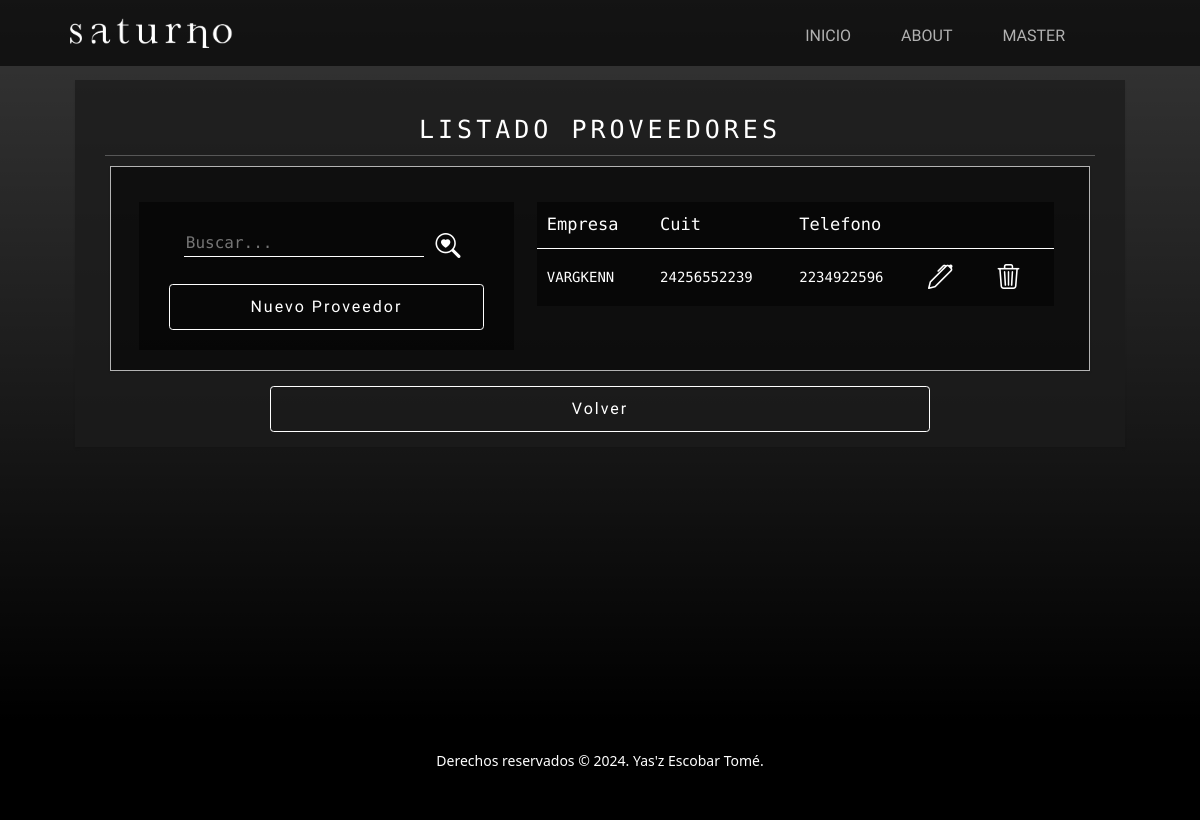
The page /cuentas/proveedores (signed in) on the database as committed earlier.
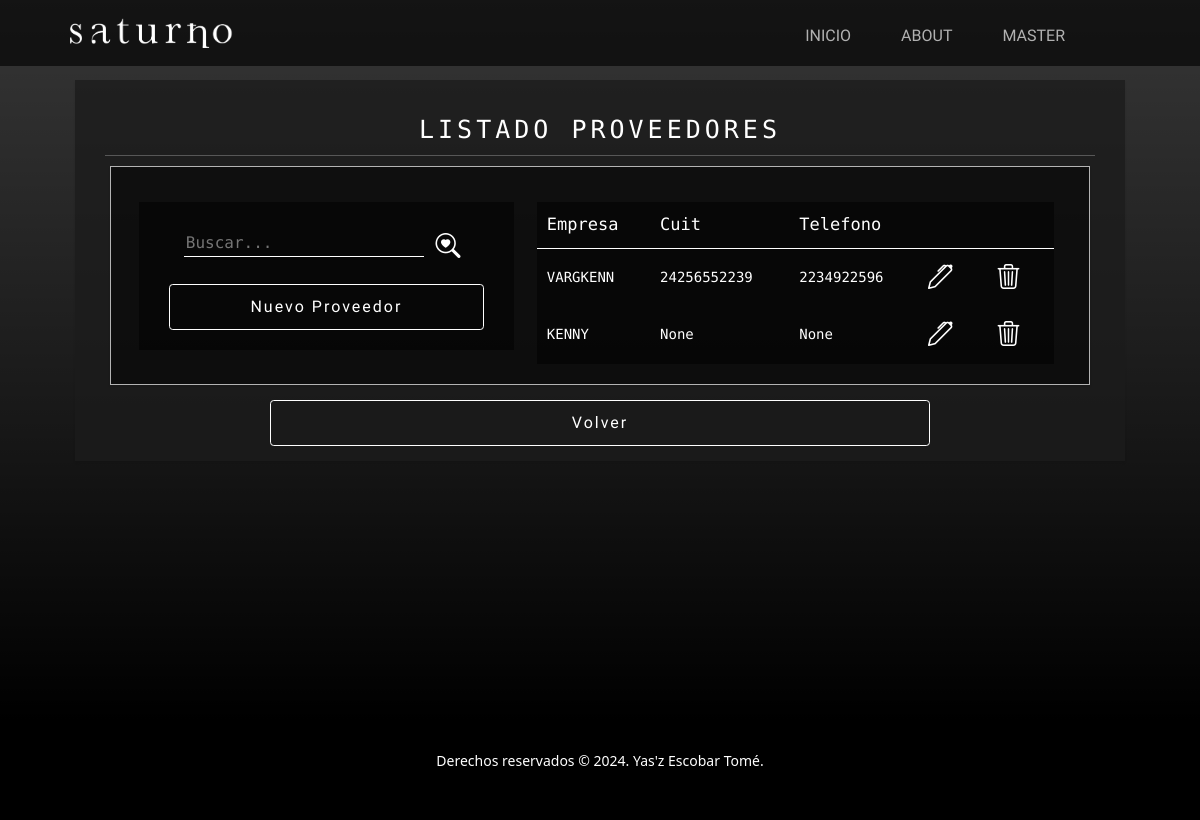
The same page on the database as committed later.
### accounts/models.py (models this page shows, shortened)
class Person(models.Model):
    cuit = models.CharField(max_length=11, null=True, blank=True)
    phone = models.IntegerField(null=True, blank=True)

class Supplier(Person):
    company = models.CharField(max_length=50)

class Person(models.Model):
    cuit = models.CharField(max_length=11, null=True, blank=True)
    phone = models.IntegerField(null=True, blank=True)

### accounts/views.py (the view)
# urls.py: path('proveedores', views.SupplierListView.as_view(), name='Suppliers'),
class SupplierListView(LoginRequiredMixin, ListView):
    model = Supplier
    context_object_name = 'suppliers'
    template_name = 'accounts/supplier-list.html'

### accounts/templates/accounts/supplier-list.html (shortened to what this page needs)
{% extends 'main/base.html'  %}
{% block main %}
<section class="page-section">
    <div class="container container-list py-4 px-lg-5 text-white text-center" styles="width: 100%;">
        <h1>LISTADO PROVEEDORES</h1>
        <hr>
        <div class="row gx-4 gx-lg-5 mx-2 custom-card justify-content-around">
            <div class="col-12 col-lg-5 align-top mt-4">
                <div class="row info-card ">
                    {% block search %}
                        {% include 'main/search.html' with page='Suppliers' %}
                    {% endblock search %}
                    {% if request.user.is_superuser %}
                        <a class="btn btn-outline-green" href="{% url 'CreateSupplier' %}">Nuevo Proveedor</a>
                    {% endif %}
                </div>
            </div>
            <div class="col-12 col-lg-7 mt-4">
                <table class="info-card justify-content-center">
                    <thead>
                        <tr>
                            <th>Empresa</th>
                            <th>Cuit</th>
                            <th>Telefono</th>
                            <th></th>
                            <th></th>
                        </tr>
                    </thead>
                    <tbody>
                        {% for supplier in suppliers %}
                        <tr>
                            <td>{{ supplier.company }}</td>
                            <td>{{ supplier.cuit }}</td>
                            <td>{{ supplier.phone }}</td>
                            {% if request.user.is_superuser %}
                            <td>
                                <a href="{% url 'DetailSupplier' supplier.pk %}">
                                    <i class="bi bi-pen"></i>
                                </a>
                            </td>
                            <td>
                                <a href="{% url 'DeleteSupplier' supplier.pk %}">
                                    <i class="bi bi-trash3"></i>
                                </a>
                            </td>
                            {% endif %}
                        </tr>
                        {% endfor %}
                    </tbody>
                </table>
            </div>
        </div>
        <a class="btn btn-outline-orange col-8 mt-4" href="{% url 'Accounts' %}">Volver</a>
    </div>
</section>
{% endblock %}

Rows that differ between the two databases and show on the page:
added Supplier: company "KENNY", cuit "None", phone "None"
